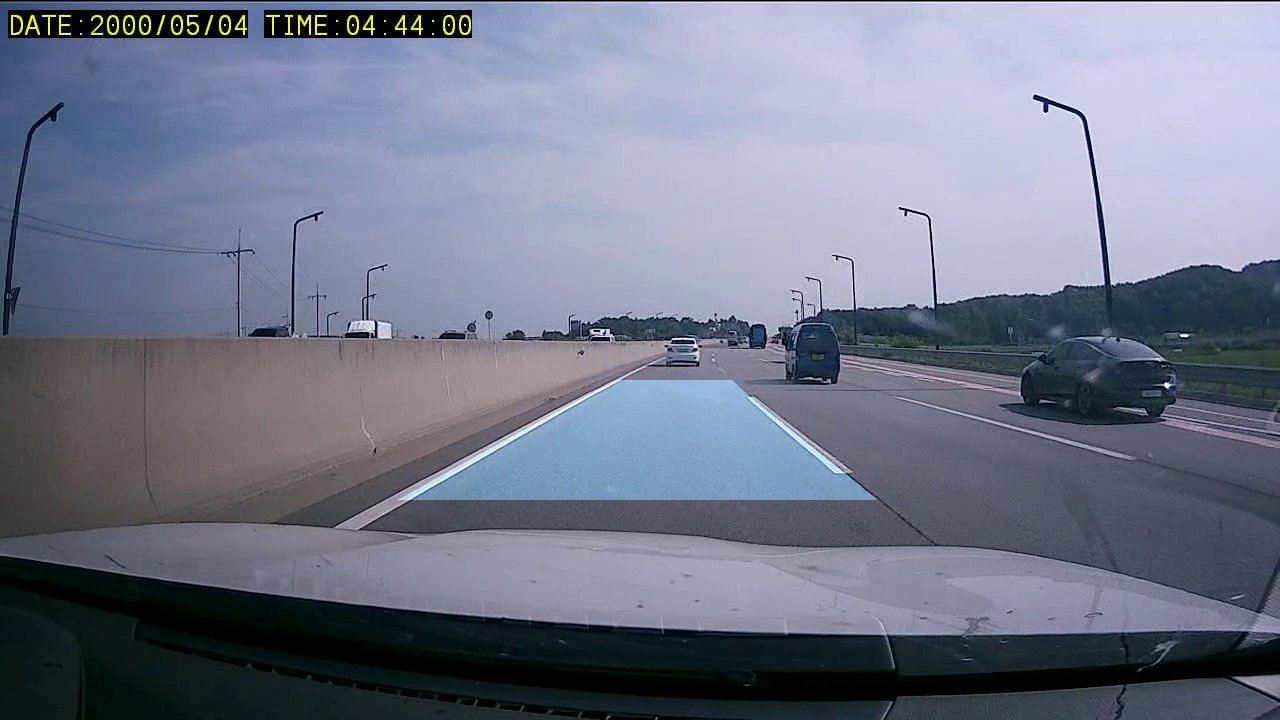
#> input picture frame 7 of line_detction/2023-07-27_15-50-51.avi, 1280 x 720 px, given in place of rec1.avi, which was not available
$ python detect1.py   (older library calls are emulated)
#> lines starting #> are read from the running program, lines starting #| are printed output that depends on the picture; after the words box and inside, x2 and y2 are one past the last pixel; in counts of white or black regions, pixels touching at a corner belong together; pictures that were not available may be replaced by others from this repository, and a replacement may not be noted
# -*- coding: utf-8 -*-
import cv2
import numpy as np
import time
import datetime
import matplotlib.pyplot as plt

def color_filter(image):
    hls = cv2.cvtColor(image, cv2.COLOR_BGR2HLS)

    lower = np.array([20, 150, 20])
    upper = np.array([255, 255, 255])

    yellow_lower = np.array([0, 85, 81])
    yellow_upper = np.array([190, 255, 255])

    yellow_mask = cv2.inRange(hls, yellow_lower, yellow_upper)
    white_mask = cv2.inRange(hls, lower, upper)
    mask = cv2.bitwise_or(yellow_mask, white_mask)
    masked = cv2.bitwise_and(image, image, mask = mask)

    return masked

# [21 lines left out: function roi, not called in this run]

def wrapping(image):
    (h, w) = (image.shape[0], image.shape[1])

    # 좌상, 우상, 좌하, 우하
    source = np.float32([[300,500],[550,500],
                         [50,550],[800,600]])
    destination = np.float32([[10, 10], [w-10, 10], [10, h-10], [w-10, h-10]])

    transform_matrix = cv2.getPerspectiveTransform(source, destination)
    minv = cv2.getPerspectiveTransform(destination, source)
    _image = cv2.warpPerspective(image, transform_matrix, (w, h))

    return _image, minv

def plothistogram(image):
    histogram = np.sum(image[image.shape[0]//2:, :], axis=0)
    midpoint = np.int(histogram.shape[0]/2)
    leftbase = np.argmax(histogram[:midpoint])
    rightbase = np.argmax(histogram[midpoint:]) + midpoint

    return leftbase, rightbase

def slide_window_search(binary_warped, left_current, right_current):
    out_img = np.dstack((binary_warped, binary_warped, binary_warped))

    nwindows = 4
    window_height = np.int(binary_warped.shape[0] / nwindows)
    nonzero = binary_warped.nonzero()  # 선이 있는 부분의 인덱스만 저장
    nonzero_y = np.array(nonzero[0])  # 선이 있는 부분 y의 인덱스 값
    nonzero_x = np.array(nonzero[1])  # 선이 있는 부분 x의 인덱스 값
    margin = 100
    minpix = 50
    left_lane = []
    right_lane = []
    color = [0, 255, 0]
    thickness = 2

    for w in range(nwindows):
        win_y_low = binary_warped.shape[0] - (w + 1) * window_height  # window 윗부분
        win_y_high = binary_warped.shape[0] - w * window_height  # window 아랫 부분
        win_xleft_low = left_current - margin  # 왼쪽 window 왼쪽 위
        win_xleft_high = left_current + margin  # 왼쪽 window 오른쪽 아래
        win_xright_low = right_current - margin  # 오른쪽 window 왼쪽 위
        win_xright_high = right_current + margin  # 오른쪽 window 오른쪽 아래

        cv2.rectangle(out_img, (win_xleft_low, win_y_low), (win_xleft_high, win_y_high), color, thickness)
        cv2.rectangle(out_img, (win_xright_low, win_y_low), (win_xright_high, win_y_high), color, thickness)
        good_left = ((nonzero_y >= win_y_low) & (nonzero_y < win_y_high) & (nonzero_x >= win_xleft_low) & (nonzero_x < win_xleft_high)).nonzero()[0]
        good_right = ((nonzero_y >= win_y_low) & (nonzero_y < win_y_high) & (nonzero_x >= win_xright_low) & (nonzero_x < win_xright_high)).nonzero()[0]
        left_lane.append(good_left)
        right_lane.append(good_right)

        cv2.imshow("out_img", out_img)

        if len(good_left) > minpix:
            left_current = np.int(np.mean(nonzero_x[good_left]))
        if len(good_right) > minpix:
            right_current = np.int(np.mean(nonzero_x[good_right]))

    left_lane = np.concatenate(left_lane)  # np.concatenate() -> array를 1차원으로 합침
    right_lane = np.concatenate(right_lane)

    leftx = nonzero_x[left_lane]
    lefty = nonzero_y[left_lane]
    rightx = nonzero_x[right_lane]
    righty = nonzero_y[right_lane]

    left_fit = np.polyfit(lefty, leftx, 2)
    right_fit = np.polyfit(righty, rightx, 2)

    ploty = np.linspace(0, binary_warped.shape[0] - 1, binary_warped.shape[0])
    left_fitx = left_fit[0] * ploty ** 2 + left_fit[1] * ploty + left_fit[2]
    right_fitx = right_fit[0] * ploty ** 2 + right_fit[1] * ploty + right_fit[2]

    ltx = np.trunc(left_fitx)  # np.trunc() -> 소수점 부분을 버림
    rtx = np.trunc(right_fitx)

    out_img[nonzero_y[left_lane], nonzero_x[left_lane]] = [255, 0, 0]
    out_img[nonzero_y[right_lane], nonzero_x[right_lane]] = [0, 0, 255]

    # [6 lines of commented-out code are left out]

    ret = {'left_fitx' : ltx, 'right_fitx': rtx, 'ploty': ploty}

    return ret

# [22 lines left out: function draw_lane_lines, not called in this run]

# 비디오 프레임의 방향
flip=2
# 표시할 비디오의 출력 형식과 크기
dispW=1280
dispH=720

# camSet = 'nvarguscamerasrc ! video/x-raw(memory:NVMM), width=1280, height=720, format=NV12, framerate=30/1 ! nvvidconv flip-method='+str(flip)+' ! video/x-raw, width='+str(dispW)+', height='+str(dispH)+', format=BGRx ! videoconvert ! video/x-raw, format=BGR ! appsink'
# cap = cv2.VideoCapture(camSet)
cap = cv2.VideoCapture("./rec1.avi")
frame_size = (int(cap.get(cv2.CAP_PROP_FRAME_WIDTH)), int(cap.get(cv2.CAP_PROP_FRAME_HEIGHT)))

if not cap.isOpened():
    print('영상 파일을 열 수 없습니다.')
    exit()

record = False

while True:
    retval, img = cap.read()
#> img is the input picture: shape (720, 1280, 3); mean B, G, R 137.9, 119.1, 113.7
    if not retval:
        break

    # cv2.imshow('Jetson nano camera', img)
    # plt.imshow(img)
    # plt.show()

    blur = cv2.GaussianBlur(img,(5, 5), 0)

    # 조감도 wrapped img
    wrapped_img, minverse = wrapping(blur)
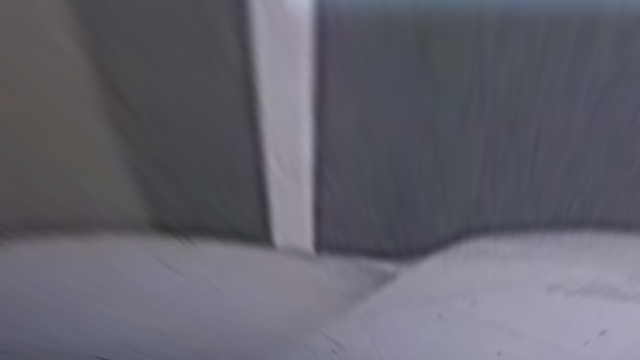
#> wrapped_img: shape (720, 1280, 3) (shown at 1/2 size); mean B, G, R 108.5, 97.6, 98.6
#> minverse = [[0.11, -0.396, 299.8], [-0.0786, -0.396, 499.7], [-0.000157, -0.000849, 1]]
    cv2.imshow('wrapped', wrapped_img)

    # roi_img = roi(img)

    # 차선 필터링
    w_f_img = color_filter(wrapped_img)
#> in color_filter, `white_mask = cv2.inRange(hls, lower, upper)`:
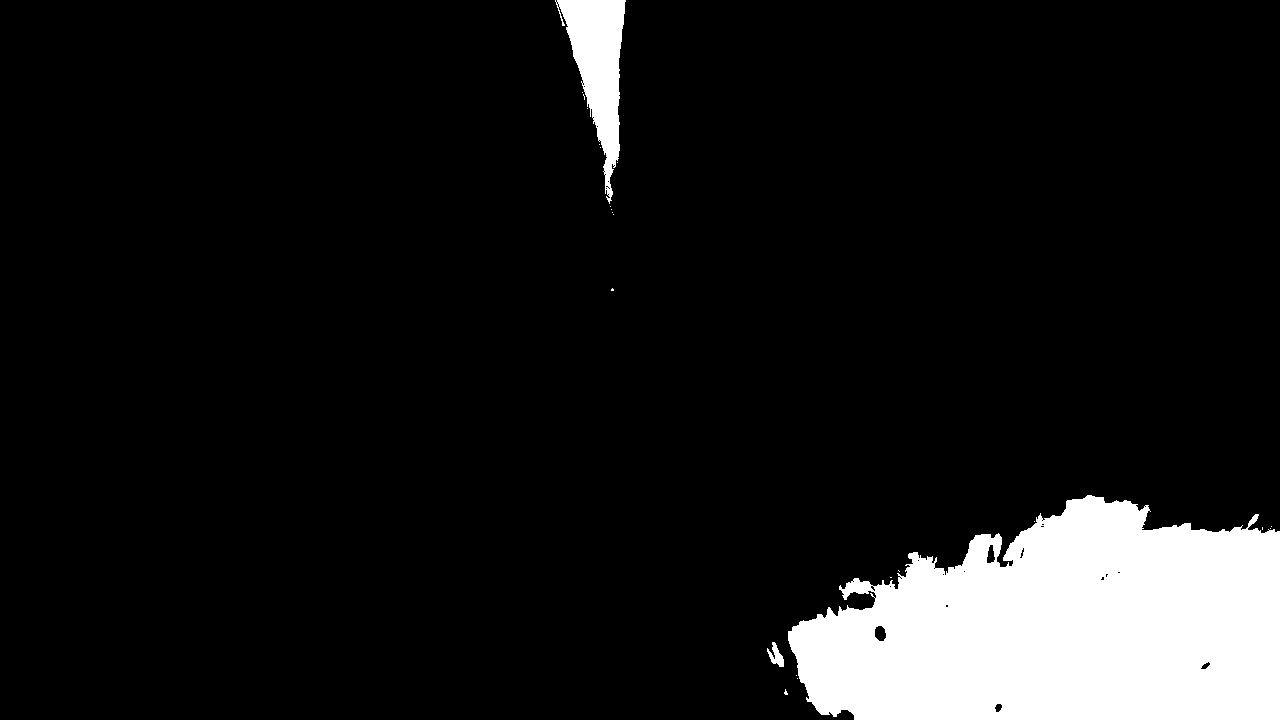
#> white_mask: shape (720, 1280); 9.8% white; 23 white regions (20 under 20 px), largest, box (x1, y1, x2, y2) and area: (788, 495, 1280, 720) 83579, (555, 0, 626, 204) 6529, (767, 642, 784, 667) 208
    cv2.imshow('w_f_img', w_f_img)

    # 조감도 필터링 자르기
    # w_f_r_img = roi(w_f_img)
    # cv2.imshow('w_f_r_img', w_f_r_img)

    # 조감도 선 따기 wrapped img threshold
    _gray = cv2.cvtColor(w_f_img, cv2.COLOR_BGR2GRAY)
    ret, thresh = cv2.threshold(_gray, 160, 255, cv2.THRESH_BINARY)
#> thresh: shape (720, 1280); 2.1% white; 18 white regions (7 under 20 px), largest, box (x1, y1, x2, y2) and area: (1098, 588, 1280, 720) 16583, (568, 0, 621, 50) 1530, (1070, 655, 1086, 674) 166
    # cv2.imshow('threshold', thresh)

    # 선 분포도 조사 histogram
    leftbase, rightbase = plothistogram(thresh)
#> in plothistogram, `histogram = np.sum(image[image.shape[0]//2:, :], axis=0)`: histogram = 1280 values, max 30600 at index 1218, min 0 at index 0, mean 3429
#> in plothistogram, `leftbase = np.argmax(histogram[:midpoint])`: leftbase = 0
#> in plothistogram, `rightbase = np.argmax(histogram[midpoint:]) + midpoint`: rightbase = 1218
#> leftbase = 0; rightbase = 1218
    # plt.plot(hist)
    # plt.show()

    # histogram 기반 window roi 영역
    draw_info = slide_window_search(thresh, leftbase, rightbase)
#> in slide_window_search, `nonzero = binary_warped.nonzero()`: nonzero = 18929 positions, rows 0 to 719, columns 568 to 1279
#> in slide_window_search, `nonzero_y = np.array(nonzero[0])`: nonzero_y = 18929 values from 0 to 719
#> in slide_window_search, `nonzero_x = np.array(nonzero[1])`: nonzero_x = 18929 values, max 1279 at index 2025, min 568 at index 0, mean 1141.5
#> the loop in slide_window_search, `for w in range(nwindows):` made 4 passes
#> (win_xright_low, win_xright_high, right_current) on pass 1: (1118, 1318, 1200)
#> pass 1, in slide_window_search, `cv2.imshow("out_img", out_img)`:
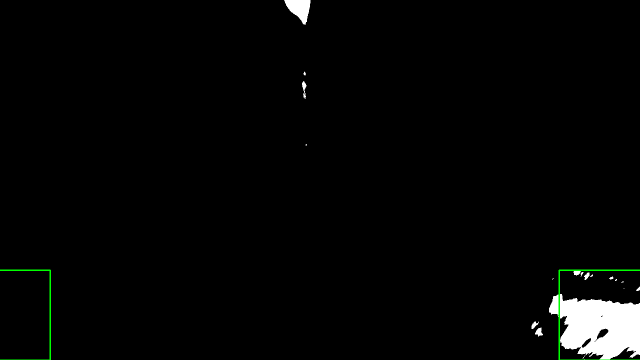
#> window 'out_img': shape (720, 1280, 3) (shown at 1/2 size); mean B, G, R 5.2, 5.8, 5.2
#> after the loop in slide_window_search, `for w in range(nwindows):`:
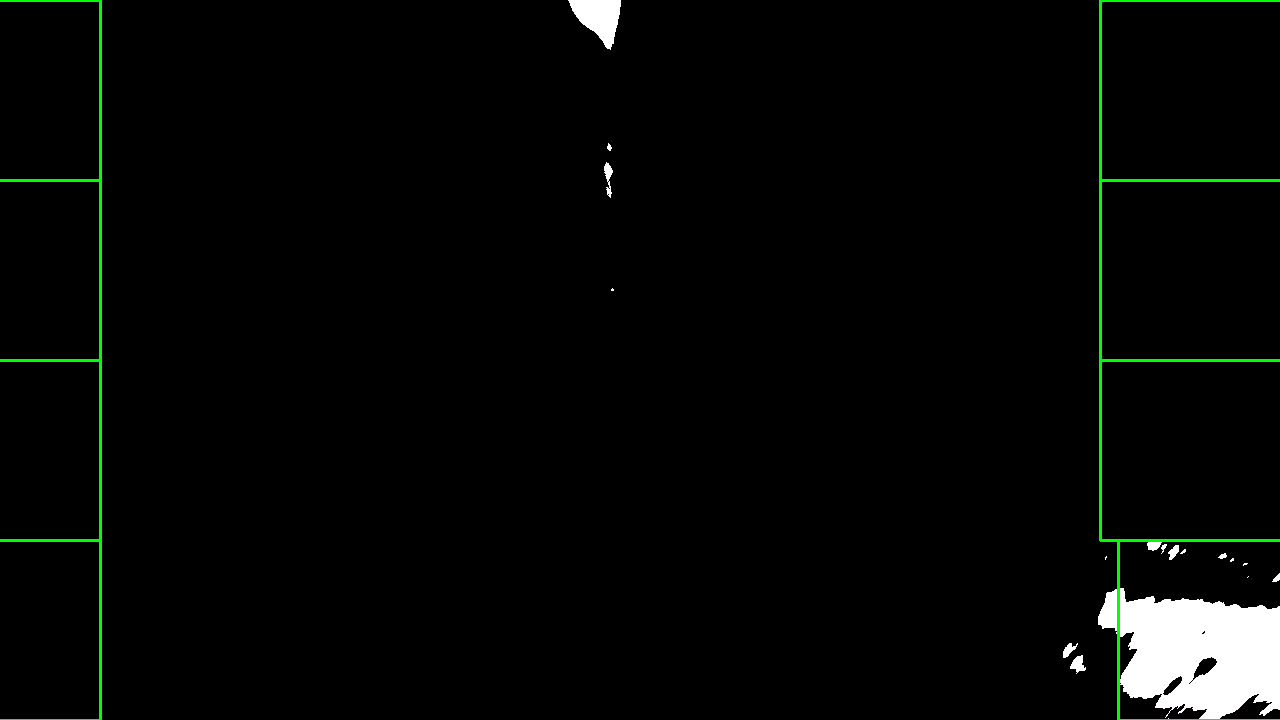
#> out_img: shape (720, 1280, 3); mean of channels 0, 1, 2 5.2, 7.3, 5.2; drawn as B, G, R
#> after the loop in slide_window_search, `for w in range(nwindows):`: left_lane = [empty array, empty array, empty array, empty array]; right_lane = 4 items
#> in slide_window_search, `left_lane = np.concatenate(left_lane)`: left_lane = empty array
#> in slide_window_search, `right_lane = np.concatenate(right_lane)`: right_lane = 16317 values from 1717 to 18928
#> in slide_window_search, `leftx = nonzero_x[left_lane]`: leftx = empty array
#> in slide_window_search, `rightx = nonzero_x[right_lane]`: rightx = 16317 values, max 1279 at index 303, min 1118 at index 344, mean 1200.9
#> in slide_window_search, `righty = nonzero_y[right_lane]`: righty = 16317 values from 540 to 719
#> (the run stopped early here; a loop or call above may not have finished)

$ run again, starting later in the video
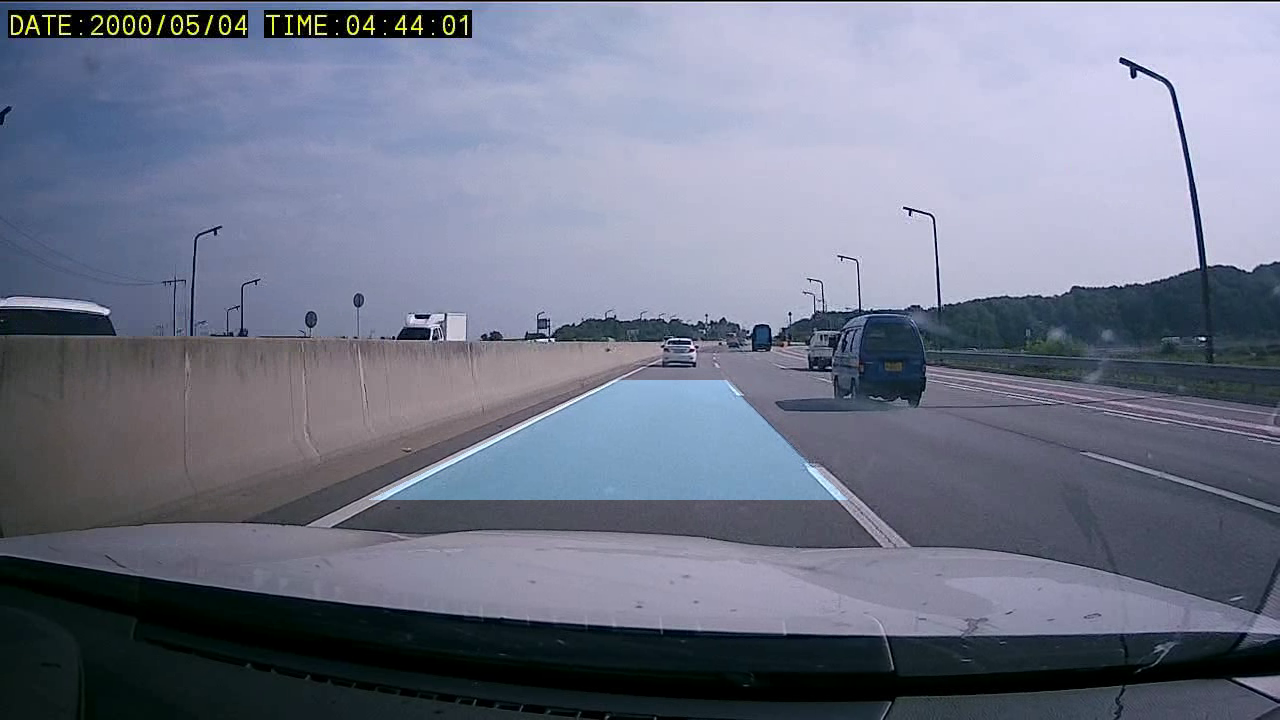
#> input picture frame 31 of line_detction/2023-07-27_15-50-51.avi, 1280 x 720 px, given in place of rec1.avi, which was not available
#> img is the input picture: shape (720, 1280, 3); mean B, G, R 136.5, 117.7, 112.1
#> `wrapped_img, minverse = wrapping(blur)`:
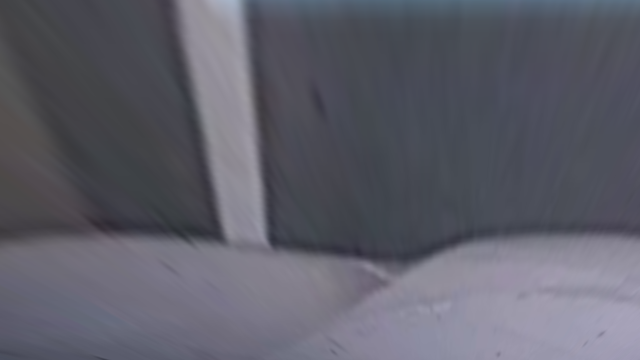
#> wrapped_img: shape (720, 1280, 3) (shown at 1/2 size); mean B, G, R 105.4, 94.2, 93.9
#> minverse = [[0.11, -0.396, 299.8], [-0.0786, -0.396, 499.7], [-0.000157, -0.000849, 1]]
#> hls: shape (720, 1280, 3); mean of channels 0, 1, 2 119.2, 99.1, 18.3
#> yellow_mask: shape (720, 1280); every value is 0
#> white_mask: shape (720, 1280); 8.5% white; 28 white regions (24 under 20 px), largest, box (x1, y1, x2, y2) and area: (818, 514, 1280, 720) 76561, (419, 0, 481, 43) 1650, (799, 622, 810, 636) 126, (1247, 528, 1255, 536) 22
#> thresh: shape (720, 1280); 1.1% white; 12 white regions (6 under 20 px), largest, box (x1, y1, x2, y2) and area: (1151, 600, 1280, 712) 8588, (419, 0, 476, 42) 1334, (1180, 668, 1192, 679) 39, (1197, 701, 1206, 710) 34, (1176, 666, 1184, 675) 30, (1089, 594, 1096, 601) 29
#> histogram = 1280 values, max 23970 at index 1218, min 0 at index 0, mean 1747.5
#> in plothistogram, `leftbase = np.argmax(histogram[:midpoint])`: leftbase = 0
#> in plothistogram, `rightbase = np.argmax(histogram[midpoint:]) + midpoint`: rightbase = 1218
#> `leftbase, rightbase = plothistogram(thresh)`: leftbase = 0; rightbase = 1218
#> nonzero = 10106 positions, rows 0 to 711, columns 419 to 1279
#> nonzero_y = 10106 values from 0 to 711
#> nonzero_x = 10106 values, max 1279 at index 2249, min 419 at index 0, mean 1123.2
#> the loop in slide_window_search, `for w in range(nwindows):` made 4 passes
#> (win_xright_low, win_xright_high, right_current) on pass 1: (1118, 1318, 1225)
#> after the loop in slide_window_search, `for w in range(nwindows):`:
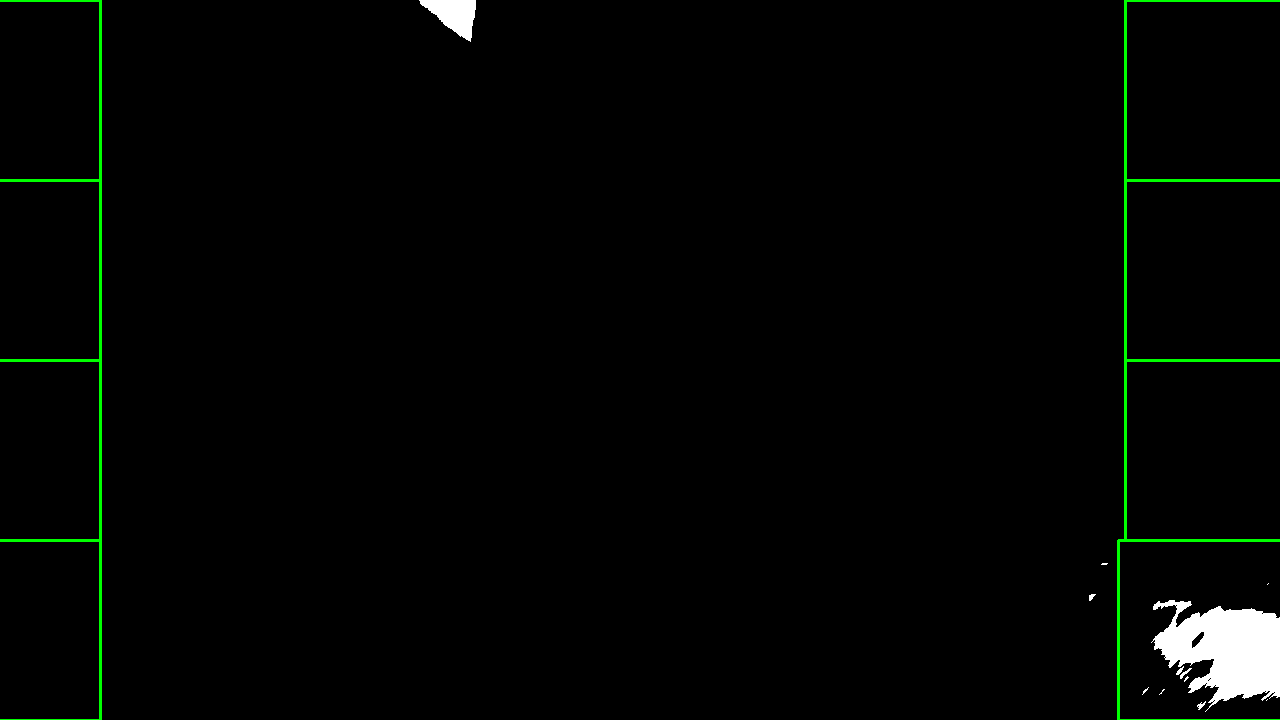
#> out_img: shape (720, 1280, 3); mean of channels 0, 1, 2 2.8, 4.8, 2.8; drawn as B, G, R
#> after the loop in slide_window_search, `for w in range(nwindows):`: left_lane = [empty array, empty array, empty array, empty array]; right_lane = 4 items
#> in slide_window_search, `left_lane = np.concatenate(left_lane)`: left_lane = empty array
#> in slide_window_search, `right_lane = np.concatenate(right_lane)`: right_lane = 8731 values from 1346 to 10105
#> leftx = empty array
#> rightx = 8731 values, max 1279 at index 874, min 1142 at index 8434, mean 1225.6
#> righty = 8731 values from 583 to 711
